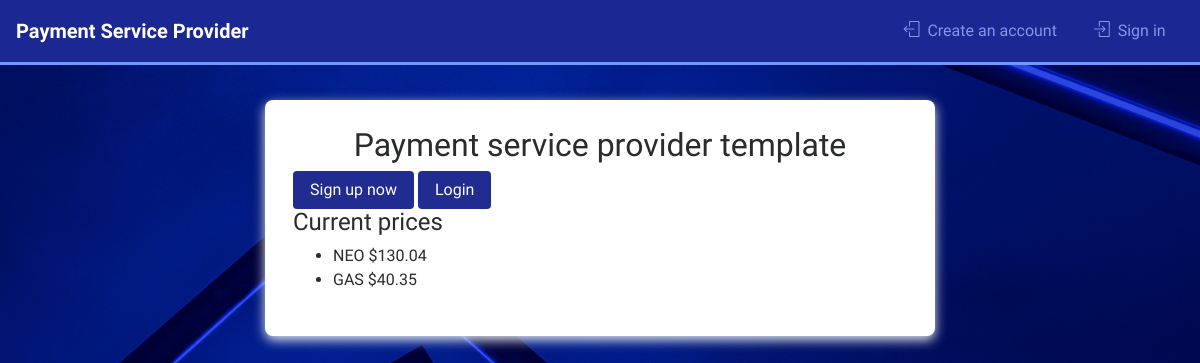
Before: / with the older database file.
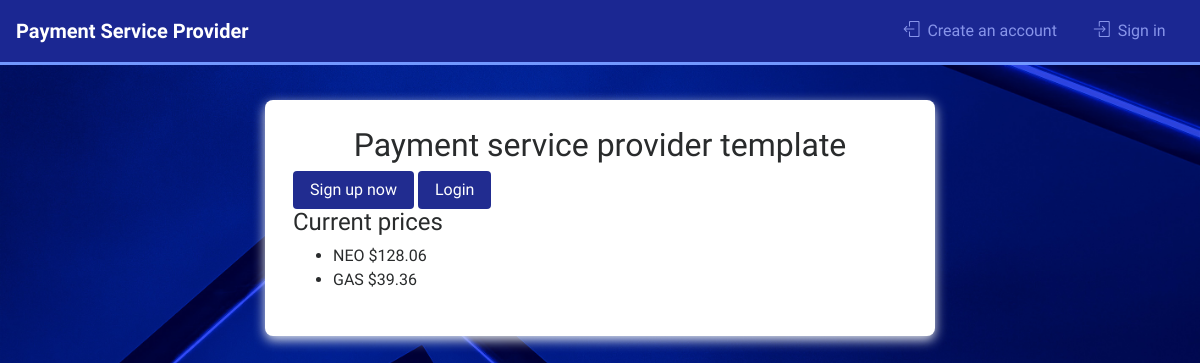
After: the same page with the newer database file.
### blockchain/models.py (models this page shows, shortened)
class Price(models.Model):
    asset = models.CharField(max_length=3, choices=ASSET_CHOICES, unique=True)
    usd = models.FloatField(default=0)
    updated_at = models.DateTimeField(auto_now=True)

### nexpsp/context_processors.py (called while the page is built)
def crypto_prices(request):
    ctx = {}
    for price in Price.objects.all():
        ctx['price_%s' % price.asset] = price.usd
    return ctx

### templates/base.html (shortened to what this page needs)
{% load i18n static bootstrap4%}<!DOCTYPE html>
{% get_current_language as LANGUAGE_CODE %}{% get_current_language_bidi as LANGUAGE_BIDI %}
<html lang="{{ LANGUAGE_CODE|default:"en-us" }}" {% if LANGUAGE_BIDI %}dir="rtl"{% endif %}>
<head>
<link rel="stylesheet" href="{% static 'bootstrapv4/css/bootstrap.css' %}">
<link rel="stylesheet" href="{% static 'app_custom.css' %}">
<link rel="stylesheet" href="{% static 'simple-line-icons/simple-line-icons.css' %}">
</head>
{% load i18n humanize %}
<body {% if request.user.pk %}class="loggedin"{%endif%}>
    {% include 'nav.html' %}
<div class="container">
        <div class="content-container">
        {% block content %}
            <div class="card card-block">
                <h2 class="text-center">Payment service provider template</h2>
                <div class="card-text">
                {% if request.user.pk %}
                    <a href="{% url 'purchase' %}" class="btn btn-primary">Purchase Crypto</a>
                {% else %}
                    <a href="{% url 'signup' %}" class="btn btn-primary">Sign up now</a>
                    <a href="{% url 'login' %}" class="btn btn-primary">Login</a>
                {% endif %}
                <h4>Current prices</h4>
                <ul>
                    <li>NEO ${{ price_NEO|floatformat:2 }}</li>
                    <li>GAS ${{ price_GAS|floatformat:2 }}</li>
                </ul>
                </div>
            </div>
        {% endblock %}
        </div>
</div>
</body>
</html>

### templates/nav.html (shortened to what this page needs)
<nav class="navbar navbar-toggleable-md fixed-top">
  <a class="navbar-brand" href="/">Payment Service Provider</a>
  <div class="collapse navbar-collapse" id="navbarSupportedContent">
    <ul class="navbar-nav ml-auto">
        {% if request.user.pk %}
      <li class="nav-item">
        <a class="nav-link purchase-link {% if '/purchase' in request.path%}active{% endif %}" href="{% url 'purchase' %}"><i class="icon-arrow-down-circle icon"></i>Purchase</a>
      </li>
      <li class="nav-item">
        <a class="nav-link {% if '/sell' in request.path%}active{% endif %}" href="{% url 'sell' %}"><i class="icon-arrow-up-circle icon"></i>Sell</a>
      </li>
      <li class="nav-item">
        <a class="nav-link {% if '/transactions' in request.path%}active{% endif %}" href="{% url 'transactions' %}"><i class="icon-paper-plane icon"></i>Account activity</a>
      </li>
      <li class="nav-item">
        <a class="nav-link {% if '/accounts' in request.path%}active{% endif %}" href="{% url 'bank_accounts' %}"><i class="icon-wallet icon"></i>Bank accounts</a>
      </li>
      <li class="nav-item">
        <a class="nav-link {% if '/profile' in request.path%}active{% endif %}" href="{% url 'profile' %}"><i class="icon-user icon"></i>Profile</a>
      </li>
      <li class="nav-item">
        <a class="nav-link" href="{% url 'logout' %}"><i class="icon-logout icon"></i>Sign out</a>
      </li>
        {% else %}
      <li class="nav-item">
        <a class="nav-link {% if 'signup' in request.path%}active{% endif %}" href="{% url 'signup' %}"><i class="icon-logout icon"></i>Create an account</a>
      </li>
      <li class="nav-item">
        <a class="nav-link {% if 'login' in request.path%}active{% endif %}" href="{% url 'login' %}"><i class="icon-login icon"></i>Sign in</a>
      </li>
        {% endif %}
    </ul>
  </div>
</nav>

### static/app_custom.css (style rules this page uses)
body, html { -moz-osx-font-smoothing: grayscale; }
body { font-family: 'Hind Madurai', sans-serif; background: url('bootstrapv4/images/sign-in-image-03.jpg') no-repeat center center fixed; background-size: cover; }
.container { max-width: 700px; margin-top: 60px; }
.content-container { padding: 40px 0; }
.card { border: none; border-radius: 0.5rem; box-shadow: 0 4px 12px #E4E9EE; }
.card-block { padding: 1.75rem; }
nav { background-color: #1B2792; border-bottom: 3px solid #7298FF; }
.navbar { padding: 0.75rem 1rem; }
.navbar-toggleable-md .navbar-nav .nav-link { padding: 0 1.15rem; }
.navbar-toggleable-md .navbar-nav .nav-link i { margin-right: 8px; }
nav .navbar-brand { font-weight: bold; color: white; }
.navbar-nav .nav-link { color: #8895EA; padding-left:5px; }
.btn-primary { font-weight: 500; font-size: 1rem; color: #fff; background-color: #212C90; font-family: 'Hind Madurai', sans-serif; }

Changed rows visible on the page:
changed Price (number 1 of 2 on the later page): usd "130.04" → "128.06"
changed Price (number 2 of 2 on the later page): usd "40.35" → "39.36"
